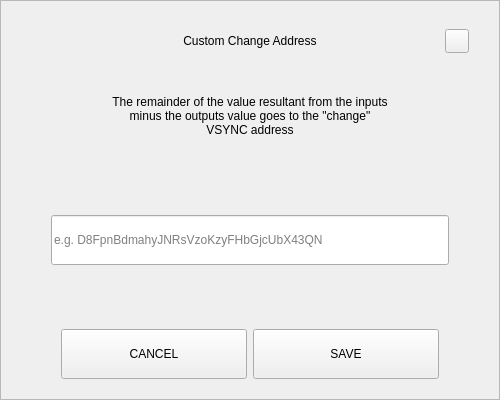
<?xml version="1.0" encoding="UTF-8"?>
<ui version="4.0">
 <class>SendChangeAddressDialog</class>
 <widget class="QDialog" name="SendChangeAddressDialog">
  <property name="geometry">
   <rect>
    <x>0</x>
    <y>0</y>
    <width>500</width>
    <height>400</height>
   </rect>
  </property>
  <property name="windowTitle">
   <string>Dialog</string>
  </property>
  <layout class="QVBoxLayout" name="verticalLayout">
   <property name="spacing">
    <number>0</number>
   </property>
   <property name="leftMargin">
    <number>0</number>
   </property>
   <property name="topMargin">
    <number>0</number>
   </property>
   <property name="rightMargin">
    <number>0</number>
   </property>
   <property name="bottomMargin">
    <number>0</number>
   </property>
   <item>
    <widget class="QFrame" name="frame">
     <property name="styleSheet">
      <string notr="true"/>
     </property>
     <property name="frameShape">
      <enum>QFrame::StyledPanel</enum>
     </property>
     <property name="frameShadow">
      <enum>QFrame::Raised</enum>
     </property>
     <layout class="QVBoxLayout" name="verticalLayout_2" stretch="0,0,0,0,0,0,0">
      <property name="spacing">
       <number>0</number>
      </property>
      <property name="leftMargin">
       <number>30</number>
      </property>
      <property name="topMargin">
       <number>20</number>
      </property>
      <property name="rightMargin">
       <number>30</number>
      </property>
      <property name="bottomMargin">
       <number>20</number>
      </property>
      <item>
       <layout class="QHBoxLayout" name="horizontalLayout_3">
        <property name="spacing">
         <number>0</number>
        </property>
        <item>
         <spacer name="horizontalSpacer_2">
          <property name="orientation">
           <enum>Qt::Horizontal</enum>
          </property>
          <property name="sizeHint" stdset="0">
           <size>
            <width>40</width>
            <height>20</height>
           </size>
          </property>
         </spacer>
        </item>
        <item>
         <widget class="QLabel" name="labelTitle">
          <property name="minimumSize">
           <size>
            <width>0</width>
            <height>40</height>
           </size>
          </property>
          <property name="maximumSize">
           <size>
            <width>16777215</width>
            <height>40</height>
           </size>
          </property>
          <property name="styleSheet">
           <string notr="true">padding-left:24px;</string>
          </property>
          <property name="text">
           <string>Custom Change Address</string>
          </property>
          <property name="alignment">
           <set>Qt::AlignCenter</set>
          </property>
          <property name="margin">
           <number>7</number>
          </property>
         </widget>
        </item>
        <item>
         <spacer name="horizontalSpacer">
          <property name="orientation">
           <enum>Qt::Horizontal</enum>
          </property>
          <property name="sizeHint" stdset="0">
           <size>
            <width>40</width>
            <height>20</height>
           </size>
          </property>
         </spacer>
        </item>
        <item>
         <widget class="QPushButton" name="btnEsc">
          <property name="minimumSize">
           <size>
            <width>24</width>
            <height>24</height>
           </size>
          </property>
          <property name="maximumSize">
           <size>
            <width>24</width>
            <height>24</height>
           </size>
          </property>
          <property name="focusPolicy">
           <enum>Qt::NoFocus</enum>
          </property>
          <property name="text">
           <string/>
          </property>
         </widget>
        </item>
       </layout>
      </item>
      <item>
       <spacer name="verticalSpacer_2">
        <property name="orientation">
         <enum>Qt::Vertical</enum>
        </property>
        <property name="sizeType">
         <enum>QSizePolicy::Fixed</enum>
        </property>
        <property name="sizeHint" stdset="0">
         <size>
          <width>20</width>
          <height>20</height>
         </size>
        </property>
       </spacer>
      </item>
      <item alignment="Qt::AlignHCenter">
       <widget class="QLabel" name="labelMessage">
        <property name="minimumSize">
         <size>
          <width>0</width>
          <height>70</height>
         </size>
        </property>
        <property name="text">
         <string>The remainder of the value resultant from the inputs minus the outputs value goes to the &quot;change&quot; VSYNC address</string>
        </property>
        <property name="alignment">
         <set>Qt::AlignCenter</set>
        </property>
        <property name="wordWrap">
         <bool>true</bool>
        </property>
       </widget>
      </item>
      <item>
       <spacer name="verticalSpacer_3">
        <property name="orientation">
         <enum>Qt::Vertical</enum>
        </property>
        <property name="sizeHint" stdset="0">
         <size>
          <width>20</width>
          <height>40</height>
         </size>
        </property>
       </spacer>
      </item>
      <item>
       <layout class="QHBoxLayout" name="horizontalLayout_2">
        <property name="spacing">
         <number>0</number>
        </property>
        <property name="leftMargin">
         <number>20</number>
        </property>
        <property name="rightMargin">
         <number>20</number>
        </property>
        <item>
         <widget class="QLineEdit" name="lineEditAddress">
          <property name="minimumSize">
           <size>
            <width>0</width>
            <height>50</height>
           </size>
          </property>
          <property name="placeholderText">
           <string notr="true">e.g. D8FpnBdmahyJNRsVzoKzyFHbGjcUbX43QN</string>
          </property>
         </widget>
        </item>
       </layout>
      </item>
      <item>
       <spacer name="verticalSpacer">
        <property name="orientation">
         <enum>Qt::Vertical</enum>
        </property>
        <property name="sizeHint" stdset="0">
         <size>
          <width>20</width>
          <height>40</height>
         </size>
        </property>
       </spacer>
      </item>
      <item>
       <layout class="QHBoxLayout" name="horizontalLayout" stretch="2,2">
        <property name="spacing">
         <number>6</number>
        </property>
        <property name="leftMargin">
         <number>30</number>
        </property>
        <property name="rightMargin">
         <number>30</number>
        </property>
        <item>
         <widget class="QPushButton" name="btnCancel">
          <property name="minimumSize">
           <size>
            <width>180</width>
            <height>50</height>
           </size>
          </property>
          <property name="focusPolicy">
           <enum>Qt::NoFocus</enum>
          </property>
          <property name="text">
           <string>CANCEL</string>
          </property>
         </widget>
        </item>
        <item>
         <widget class="QPushButton" name="btnSave">
          <property name="minimumSize">
           <size>
            <width>180</width>
            <height>50</height>
           </size>
          </property>
          <property name="focusPolicy">
           <enum>Qt::NoFocus</enum>
          </property>
          <property name="text">
           <string>SAVE</string>
          </property>
         </widget>
        </item>
       </layout>
      </item>
     </layout>
    </widget>
   </item>
  </layout>
 </widget>
 <resources/>
 <connections/>
</ui>
